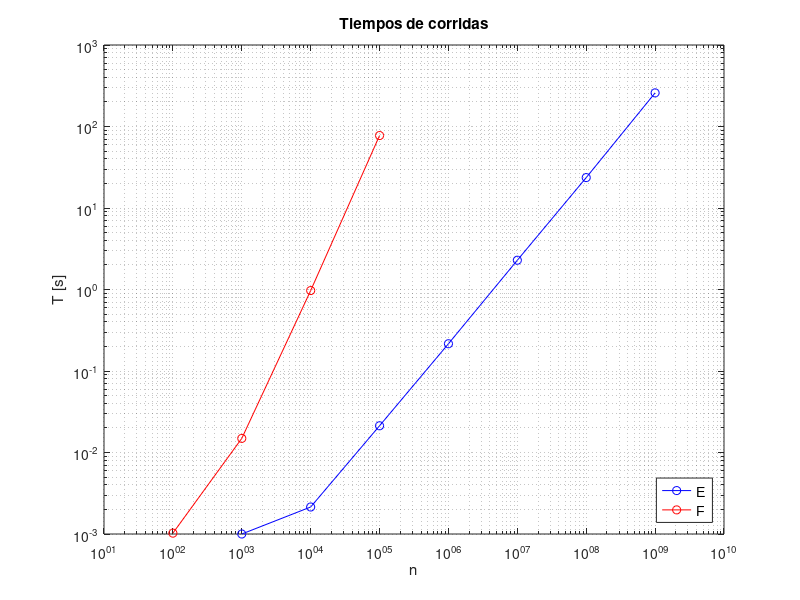

The MATLAB script that drew this image:
clear all
close all

A = csvread('Running_time.csv');
loglog(A(1,2:end),A(2,2:end),'bo-')
hold on
loglog(A(1,1:6),A(3,1:6),'ro-')

Hleg=legend('E','F','Location','southeast');
legend('boxon');
set(Hleg,'FontName','Arial','FontSize',10);

title('Tiempos de corridas','Fontsize',11)
xlabel('n')
ylabel('T [s]')

grid minor
axis([10 10^10 10^-3 1000])
print('Tiempos_corridas.png','-dpng');
